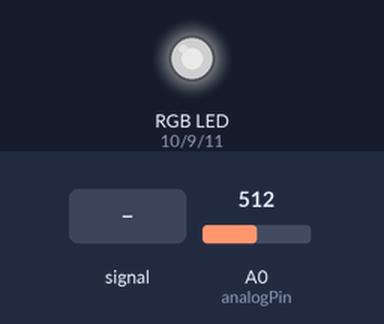
A sketch run on a simulated Arduino Uno, built with avr-gcc and run on an emulated ATmega328P. Shown: an RGB LED mixed from three pins (HIGH = lit). Dashed ring = blinking. The inputs (shaded band) are chosen by the test bench; at power-on: A0 (analogPin) = 512. Dim RGB values are drawn brighter than linear; pins used as bus, display or sensor lines are not drawn.

Above: at 1.2 s.
1.3 s: A0 (analogPin) fed a 200 Hz sine of ±81 counts around its level
4.3 s: A0 (analogPin) set to 306
5.8 s: A0 (analogPin) fed a 1000 Hz sine of ±255 counts around its level
At 6.7 s:
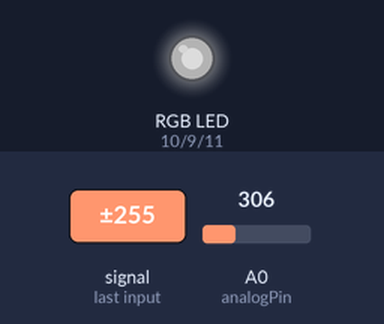
7.3 s: A0 (analogPin) fed a 2 Hz sine of ±306 counts around its level
At 8.23 s:
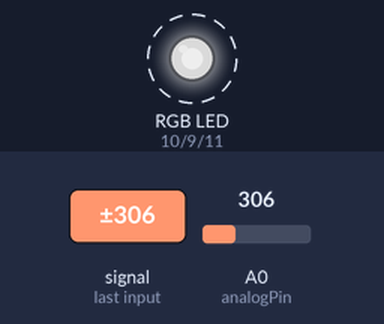
Timing chart, 0 to 8.5 s (numbered marks = the images above; inputs shaded):
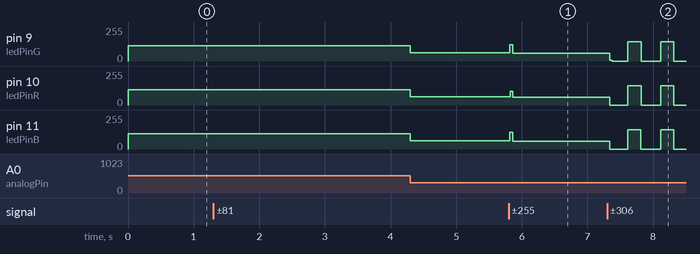

Measured:
- after the input at 5.8 s, pin 9 (ledPinG), pin 10 (ledPinR), pin 11 (ledPinB): 61/255 → 60/255 at once
- after the input at 7.3 s, pin 9 (ledPinG), pin 10 (ledPinR), pin 11 (ledPinB): alternates 143/255 for 0.20 s and 0/255 for 0.29 s, starting at once

The sketch:

ledtomusicc.ino
```cpp
/* David Wang
 * Code that takes audio input from a 3.5mm cable
 * and flashes an LED strip based on the frequency
 * of the music.
 *
 * HUGE thanks to the arduino community
 * If you see your code here, I owe you my gratitude
 *
 */
// MODIFY SETTINGS TO WHAT EVER WORKS BEST FOR YOU!

int analogPin = 0; // MSGEQ7 OUT
int strobePin = 2; // MSGEQ7 STROBE
int resetPin = 4; // MSGEQ7 RESET
int spectrumValue[7];

// MSGEQ7 OUT pin produces values around 50-80
// when there is no input, so use this value to
// filter out a lot of the chaff.
int filterValue = 80;

// LED pins connected to the PWM pins on the Arduino

int ledPinR = 10;
int ledPinG = 9;
int ledPinB = 11;

void setup()
{
  //Serial.begin(9600);
  // Read from MSGEQ7 OUT
  pinMode(analogPin, INPUT);
  // Write to MSGEQ7 STROBE and RESET
  pinMode(strobePin, OUTPUT);
  pinMode(resetPin, OUTPUT);

  // Set analogPin's reference voltage
  analogReference(DEFAULT); // 5V

  // Set startup values for pins
  digitalWrite(resetPin, LOW);
  digitalWrite(strobePin, HIGH);
}

void loop()
{
  // Set reset pin low to enable strobe
  digitalWrite(resetPin, HIGH);
  digitalWrite(resetPin, LOW);

  // Get all 7 spectrum values from the MSGEQ7
  for (int i = 0; i < 7; i++)
  {
    digitalWrite(strobePin, LOW);
    delayMicroseconds(30); // Allow output to settle

    spectrumValue[i] = analogRead(analogPin);

    // Constrain any value above 1023 or below filterValue
    spectrumValue[i] = constrain(spectrumValue[i], filterValue, 1023);


    // Remap the value to a number between 0 and 255
    spectrumValue[i] = map(spectrumValue[i], filterValue, 1023, 0, 255);

    // Remove serial stuff after debugging
    //Serial.print(spectrumValue[i]);
    //Serial.print(" ");
    digitalWrite(strobePin, HIGH);
   }

   //Serial.println();

   // Write the PWM values to the LEDs
   // I find that with three LEDs, these three spectrum values work the best
   analogWrite(ledPinR, spectrumValue[1]);
   analogWrite(ledPinG, spectrumValue[4]);
   analogWrite(ledPinB, spectrumValue[6]);
}
```
